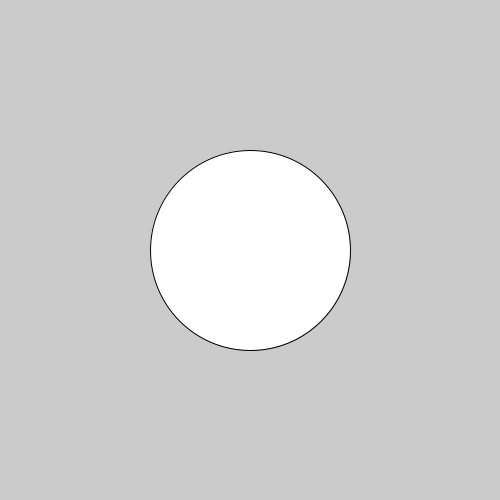
Frame 1 (no input)
Frame 60 (the mouse pressed at the canvas centre just before this capture): identical to frame 1, image omitted
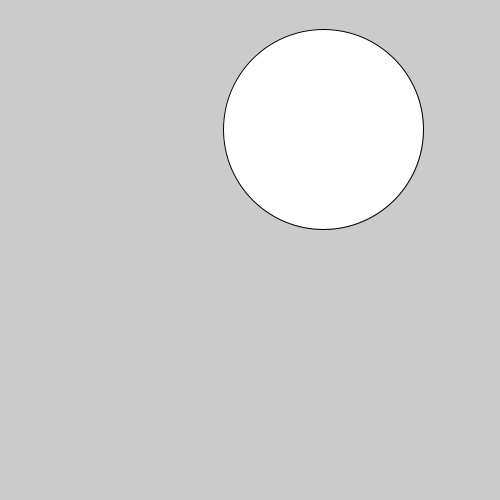
Frame 120 (the mouse held since frame 60 and released just before this capture)

The Processing sketch that drew these frames (run headless with seeded random() and noise(); from frame 60 on, the mouse is pressed at the canvas centre):

// Processing sketch: slippery_dot
// ── slippery_dot.pde
int x = 250;
int y = 250;
int elSize = 200;
//1. Create three integer variables to represent the x, y, and the size of the ellipse
       
    void setup() {
      size(500,500);
      // 2. Set the size of your sketch
    
    }
    
    void draw() {
      background(#CBCBCB);
      ellipse(x, y, elSize, elSize);
      // 3. Set the background color of your sketch
      
      // 4. Draw an ellipse. Make sure it fits in the window.
      // Use the variables created at the top of the sketch, 
      // for the location and size of your ellipse
    
    }
    
    void mousePressed() {
      int distance = 0;
      distance = getDistance(mouseX, mouseY, x, y);
      if (distance < elSize){
       x = (int)random(width);
       y = (int)random(height);
      }
      //5. Create an integer variable called distance
      
      //6. Set the value of the distance variable to the value returned by the getDistance method
      //   Pass the mouse's x and y (mouseX and mouseY) and the x and y of your ellipse to the method.
        
          
      //7.  Use an if statement to check if the distance variable is < the radius of the ellipse
      //    If it is, set a new x and y for the ellipse, using a random location on the window
      //    Hint: Use the Processing random() function
       
      
    }
    
    int getDistance(int x1, int y1, int x2, int y2) {
      return (int)Math.sqrt(Math.pow((x1-x2),2) + Math.pow((y1-y2),2));
    }
